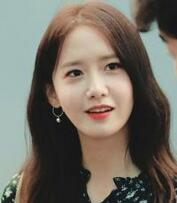
#> input picture all.jpg, 177 x 203 px
$ python face_detection.py   (older library calls are emulated)
#> lines starting #> are read from the running program, lines starting #| are printed output that depends on the picture
import importlib
import sys
importlib.reload(sys)
import numpy as np
import cv2
# 待检测的图片路径
imagepath =r'all.jpg'#r'./heat.jpg'
# 获取训练好的人脸的参数数据，这里直接从GitHub上使用默认值
face_cascade = cv2.CascadeClassifier(r'..\learning_process\parameter\opencv-master\data\haarcascades/haarcascade_frontalface_default.xml')
# 读取图片
image = cv2.imread(imagepath)
#> image is the input picture: shape (203, 177, 3); mean B, G, R 99.3, 109.5, 115.5
gray = cv2.cvtColor(image,cv2.COLOR_BGR2GRAY)
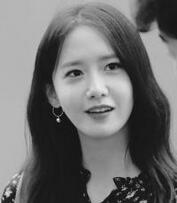
#> gray: shape (203, 177); min 1, max 237, mean 110.1
# 探测图片中的人脸
faces = face_cascade.detectMultiScale(
    gray,
    scaleFactor = 1.15,
    minNeighbors = 5,
    minSize = (5,5),
    #flags = cv2.cv.CV_HAAR_SCALE_IMAGE
)
#> faces = [[42, 32, 104, 104]]
print("发现{0}个人脸!".format(len(faces)))
#| 发现1个人脸!
for(x,y,w,h) in faces:
     #cv2.rectangle(image,(x,y),(x+w,y+w),(0,255,0),2)
     cv2.circle(image,(int(((x+x+w)/2)),int(((y+y+h)/2))),int(w/2),(0,255,0),2)
     cv2.imshow("Find Faces!",image)
#> this loop made 1 pass
#> pass 1, `cv2.imshow("Find Faces!",image)`:
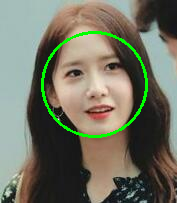
#> window 'Find Faces!': shape (203, 177, 3); mean B, G, R 97.8, 114.5, 113.4
cv2.waitKey(0)

$ run again, with Liu.jpg copied over all.jpg
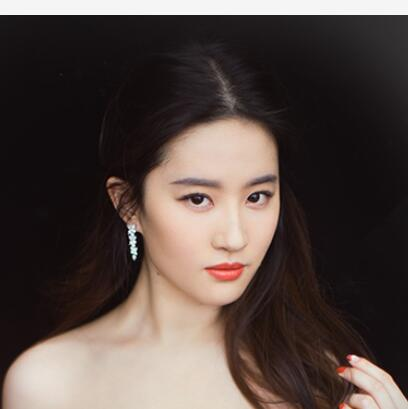
#> input picture Liu.jpg, 408 x 409 px
#> image is the input picture: shape (409, 408, 3); mean B, G, R 67.2, 72.1, 84.9
#> `gray = cv2.cvtColor(image,cv2.COLOR_BGR2GRAY)`:
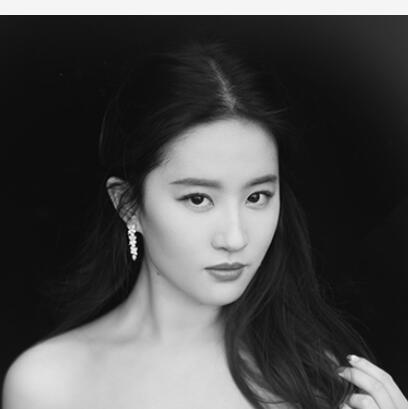
#> gray: shape (409, 408); min 0, max 253, mean 75.3
#> faces = [[134, 128, 175, 175]]
#| 发现1个人脸!
#> the loop `for(x,y,w,h) in faces:` made 1 pass
#> pass 1, `cv2.imshow("Find Faces!",image)`:
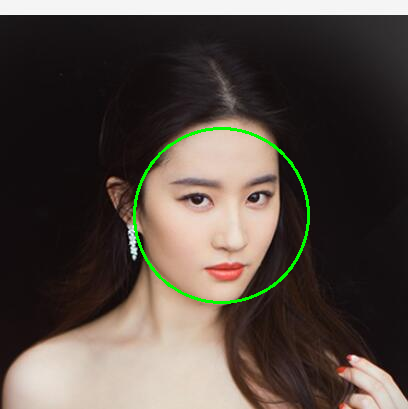
#> window 'Find Faces!': shape (409, 408, 3); mean B, G, R 66.5, 73.9, 83.9
